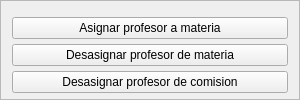
         <widget class="QFrame" name="frame_menu_profesores">
          <property name="sizePolicy">
           <sizepolicy hsizetype="Preferred" vsizetype="Preferred">
            <horstretch>0</horstretch>
            <verstretch>0</verstretch>
           </sizepolicy>
          </property>
          <property name="minimumSize">
           <size>
            <width>300</width>
            <height>0</height>
           </size>
          </property>
          <property name="maximumSize">
           <size>
            <width>220</width>
            <height>16777215</height>
           </size>
          </property>
          <property name="frameShape">
           <enum>QFrame::StyledPanel</enum>
          </property>
          <property name="frameShadow">
           <enum>QFrame::Raised</enum>
          </property>
          <layout class="QVBoxLayout" name="verticalLayout_4">
           <property name="spacing">
            <number>0</number>
           </property>
           <property name="bottomMargin">
            <number>0</number>
           </property>
           <item>
            <widget class="QPushButton" name="btn_asig_mat_profe">
             <property name="text">
              <string>Asignar profesor a materia</string>
             </property>
            </widget>
           </item>
           <item>
            <widget class="QPushButton" name="btn_desasig_mat_profe">
             <property name="text">
              <string>Desasignar profesor de materia</string>
             </property>
            </widget>
           </item>
           <item>
            <widget class="QPushButton" name="btn_desasig_comi_profe">
             <property name="text">
              <string>Desasignar profesor de comision</string>
             </property>
            </widget>
           </item>
          </layout>
         </widget>
